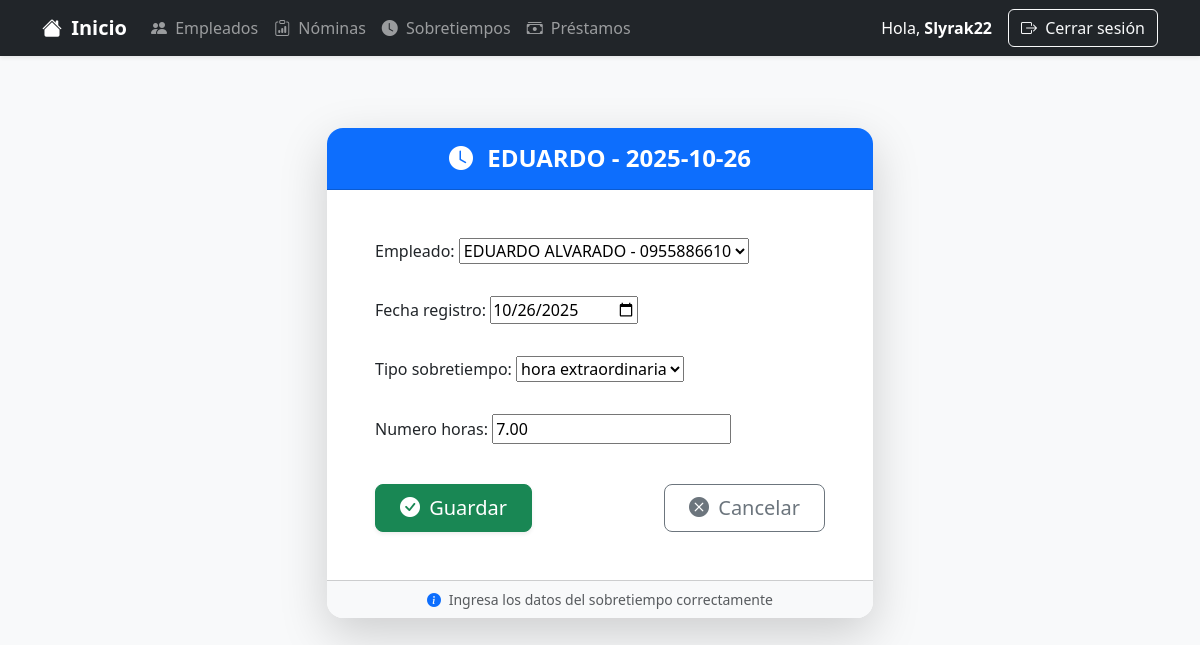
The page /sbtemp/sobretiempos/2/editar/ (signed in) on the database its author committed.
### Sbtemp_app/models.py (models this page shows, shortened)
class Sobretiempo(models.Model):
    empleado = models.ForeignKey(Empleado, on_delete=models.CASCADE)
    fecha_registro = models.DateField()
    tipo_sobretiempo = models.ForeignKey(TipoSobretiempo, on_delete=models.CASCADE)
    numero_horas = models.DecimalField(max_digits=6, decimal_places=2)
    valor = models.DecimalField(max_digits=10, decimal_places=2, blank=True)
    def __str__(self):
        return f"{self.empleado.nombre} - {self.fecha_registro}"

### nomina_app/models.py (models this page shows)
class Empleado(models.Model):
    cedula = models.CharField(max_length=10, unique=True)
    nombre = models.CharField(max_length=100)
    apellido = models.CharField(max_length=100)
    sueldo = models.DecimalField(max_digits=10, decimal_places=2)
    departamento = models.CharField(max_length=100)
    cargo = models.CharField(max_length=100)
    fecha_contratacion = models.DateField()
    def __str__(self):
        return f"{self.nombre} {self.apellido} - {self.cedula}"

### Sbtemp_app/views.py (the view)
# urls.py: path('sobretiempos/<int:pk>/editar/', views.SobretiempoUpdateView.as_view(), name='sobretiempo_update'),
class SobretiempoUpdateView(LoginRequiredMixin, UpdateView):
    model = Sobretiempo
    form_class = SobretiempoForm
    template_name = 'Sbtemp/sobretiempo_form.html'
    success_url = reverse_lazy('sbtemp_app:sobretiempo_list')

### Sbtemp_app/forms.py
class SobretiempoForm(forms.ModelForm):
    class Meta:
        model = Sobretiempo
        fields = ['empleado', 'fecha_registro', 'tipo_sobretiempo', 'numero_horas']
        widgets = {
            'fecha_registro': forms.DateInput(attrs={'type': 'date'}),
        }

### Sbtemp_app/models.py (called while the page is built)
    def __str__(self):
        return self.descripcion

### templates/Sbtemp/sobretiempo_form.html (shortened to what this page needs)
{% extends 'base.html' %}
{% block content %}
<div class="container py-5 d-flex justify-content-center">
    <div class="col-lg-6 col-md-8">
        <div class="card shadow-lg rounded-4 border-0">
            <div class="card-header bg-primary text-white text-center py-3 rounded-top-4">
                <h4 class="mb-0 fw-bold">
                    <i class="bi bi-clock-fill me-2"></i> {{ view.object|default:"Nuevo Sobretiempo" }}
                </h4>
            </div>
            <div class="card-body p-5">
                <form method="post" class="row g-3">
                    {{ form.as_p }}
                    <div class="d-flex justify-content-between mt-4 flex-wrap gap-2">
                        <button type="submit" class="btn btn-success btn-lg px-4 shadow-sm">
                            <i class="bi bi-check-circle-fill me-1"></i> Guardar
                        </button>
                        <a href="{% url 'sbtemp_app:sobretiempo_list' %}" class="btn btn-outline-secondary btn-lg px-4">
                            <i class="bi bi-x-circle-fill me-1"></i> Cancelar
                        </a>
                    </div>
                </form>
            </div>
            <div class="card-footer text-center bg-light py-2 small text-muted rounded-bottom-4">
                <i class="bi bi-info-circle-fill me-1 text-primary"></i> Ingresa los datos del sobretiempo correctamente
            </div>
        </div>
    </div>
</div>
{% endblock %}

### templates/base.html (shortened to what this page needs)
<!DOCTYPE html>
<html lang="es">
<head>
    <link rel="stylesheet" href="https://cdn.jsdelivr.net/npm/bootstrap@5.3.2/dist/css/bootstrap.min.css">
    <link rel="stylesheet" href="https://cdn.jsdelivr.net/npm/bootstrap-icons@1.11.1/font/bootstrap-icons.css">
</head>
<body>
    <nav class="navbar navbar-expand-lg navbar-dark bg-dark mb-4 shadow-sm">
        <div class="container">
            <a class="navbar-brand" href="{% url 'nomina_app:dashboard' %}">
                <i class="bi bi-house-fill me-1"></i> Inicio
            </a>
            <div class="collapse navbar-collapse" id="navbarNav">
                {% if user.is_authenticated %}
                <ul class="navbar-nav me-auto mb-2 mb-lg-0">
                    <li class="nav-item">
                        <a class="nav-link" href="{% url 'nomina_app:empleado_list' %}"><i
                                class="bi bi-people-fill me-1"></i> Empleados</a>
                    </li>
                    <li class="nav-item">
                        <a class="nav-link" href="{% url 'nomina_app:nomina_list' %}"><i
                                class="bi bi-clipboard-data me-1"></i> Nóminas</a>
                    </li>
                    <li class="nav-item">
                        <a class="nav-link" href="{% url 'sbtemp_app:sobretiempo_list' %}"><i
                                class="bi bi-clock-fill me-1"></i> Sobretiempos</a>
                    </li>
                    <li class="nav-item">
                        <a class="nav-link" href="{% url 'prestamos:prestamos_list' %}"><i
                                class="bi bi-cash-stack me-1"></i> Préstamos</a>
                    </li>
                </ul>
                <div class="d-flex align-items-center">
                    <span class="navbar-text text-white me-3">Hola, <strong>{{ user.username }}</strong></span>
                    <a class="btn btn-outline-light" href="{% url 'nomina_app:logout' %}"><i
                            class="bi bi-box-arrow-right me-1"></i> Cerrar sesión</a>
                </div>
                {% else %}
                <a class="btn btn-outline-light ms-auto" href="{% url 'nomina_app:login' %}">
                    <i class="bi bi-box-arrow-in-right me-1"></i> Iniciar sesión
                </a>
                {% endif %}
            </div>
        </div>
    </nav>
    <div class="container mb-5">
        {% block content %}{% endblock %}
    </div>
</body>
</html>

### templates/base.html (style rules this page uses)
body { background-color: #f8f9fa; }
.navbar-brand { font-weight: bold; }
.card { border-radius: 1rem; }
.btn-lg { min-width: 140px; }

### rows shown on the page
Sobretiempo: object "EDUARDO - 2025-10-26", empleado "EDUARDO ALVARADO - 0955886610", fecha_registro "10/26/2025", tipo_sobretiempo "hora extraordinaria", numero_horas "7.00"

### other values the page prints
{{ user.username }} "Slyrak22"
